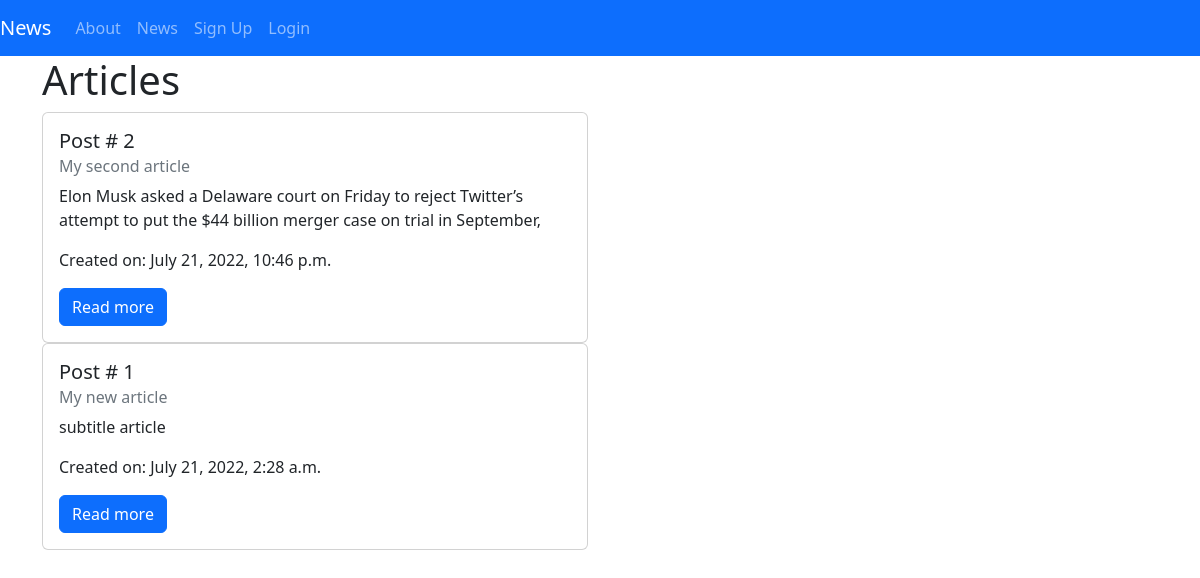
The app's page /articles/ with its own data.
### articles/models.py (models this page shows, shortened)
class Article(models.Model):
    title = models.CharField(max_length=128)
    subtitle = models.CharField(max_length=128)
    author = models.ForeignKey(
        get_user_model(),
        on_delete=models.CASCADE
    )
    section = models.ForeignKey(
        Section,
        on_delete=models.CASCADE,
        null=True,
        blank=True
    )
    _type = models.ForeignKey(
        ArticleType,
        on_delete=models.CASCADE,
        null=True,
        blank=True
    )
    status = models.ForeignKey(
        Status,
        on_delete=models.CASCADE,
        null=True,
        blank=True
    )
    body = models.TextField()
    created_on = models.DateTimeField(auto_now_add=True)

### articles/views.py (the view)
# urls.py: path('', ArticleListView.as_view(), name='article_list'),
class ArticleListView(ListView):
    template_name="articles/list.html"
    model = Article
    def get_context_data(self, **kwargs):
        context= super().get_context_data(**kwargs)
        context["article_list"]= Article.objects.order_by("created_on").reverse()
        return context

### templates/articles/list.html (shortened to what this page needs)
{% extends 'base.html' %}
{% block content %}
<h1>Articles</h1>
<div class="row">
    <div class="col-sm-6">
        {% for art in article_list %}
        <div class="card">
            <div class="card-body">
                <h5 class="card-title">Post # {{ art.id }}</h5>
                <h6 class="card-subtitle mb-2 text-muted">{{ art.title }}</h6>
                <p class="card-text">{{ art.subtitle|truncatechars:500 }}</p>
                <p> Created on: {{ art.created_on }}</p>
                <a href="{% url 'article_detail' art.id %}" class="btn btn-primary">Read more</a>
            </div>
        </div>
        {% endfor %}
    </div>
</div>
{% endblock content %}

### templates/base.html (shortened to what this page needs)
{% load static %}
<!DOCTYPE html>
<html lang="en">
<head>
    <link href="https://cdn.jsdelivr.net/npm/bootstrap@5.2.0/dist/css/bootstrap.min.css" rel="stylesheet">
    <link rel="stylesheet" href="/static/css/base.css">
</head>
<body>
    <nav class="navbar navbar-expand-lg navbar-dark bg-primary">
        <a class="navbar-brand" href="{% url 'home' %}">News</a>
        <div class="collapse navbar-collapse" id="navbarNavAltMarkup">
          <div class="navbar-nav">
            <a class="nav-item nav-link" href="{% url 'about' %}">About</a>
            <a class="nav-item nav-link" href="{% url 'article_list' %}">News</a>
            {% if user.is_authenticated %}
            <a class="nav-item nav-link" href="{% url 'logout' %}">Log Out</a>
            {% else %}
            <a class="nav-item nav-link" href="{% url 'signup' %}">Sign Up</a>
            <a class="nav-item nav-link" href="{% url 'login' %}">Login</a>
            {% endif %}
          </div>
        </div>
     </nav>
    <div class="container">
        {% block content %}
        {% endblock content %}
    </div>
</body>

### records on screen
Article: id "2", title "My second article", subtitle "Elon Musk asked a Delaware court on Friday to reject Twitter’s attempt to put the $44 billion merger case on trial in September,", created_on "July 21, 2022, 10:46 p.m."
Article: id "1", title "My new article", subtitle "subtitle article", created_on "July 21, 2022, 2:28 a.m."
